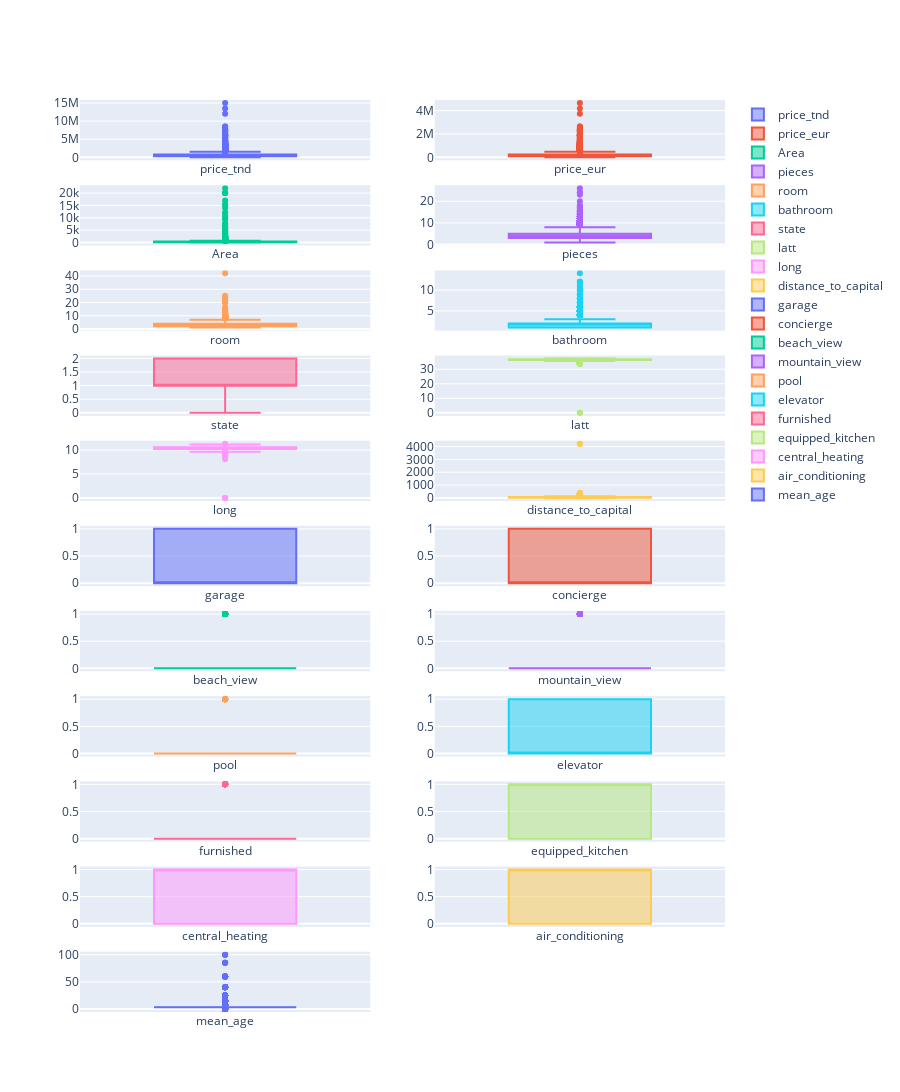

Source (notebook cell):
### Code cell
# checking numerical columns for outliers using boxplot
import plotly.graph_objects as go
from plotly.subplots import make_subplots

fig = go.Figure()
fig = make_subplots(rows=int(np.ceil(len(numerical_cols)/2)), cols=2)

for col in numerical_cols:
    r_num = int(numerical_cols.index(col)/2) + 1
    c_num = int(numerical_cols.index(col)%2) + 1
    fig.add_trace(go.Box(y=df[col], name=col), row=r_num, col=c_num)
fig.update_layout(height=3200, width=900)
fig.show()

### Figure 1 — Plotly figure (JSON) as saved in the notebook; plotly's stock layout.template omitted (floating-point values rounded to 4 significant figures; data arrays with more than 128 entries replaced by an {"elided": "..."} marker saying what was removed)
{"data": [{"name": "price_tnd", "type": "box", "xaxis": "x", "y": {"elided": "5688 int values"}, "yaxis": "y"}, {"name": "price_eur", "type": "box", "xaxis": "x2", "y": {"elided": "5688 float values"}, "yaxis": "y2"}, {"name": "Area", "type": "box", "xaxis": "x3", "y": {"elided": "5688 int values"}, "yaxis": "y3"}, {"name": "pieces", "type": "box", "xaxis": "x4", "y": {"elided": "5688 int values"}, "yaxis": "y4"}, {"name": "room", "type": "box", "xaxis": "x5", "y": {"elided": "5688 int values"}, "yaxis": "y5"}, {"name": "bathroom", "type": "box", "xaxis": "x6", "y": {"elided": "5688 int values"}, "yaxis": "y6"}, {"name": "state", "type": "box", "xaxis": "x7", "y": {"elided": "5688 int values"}, "yaxis": "y7"}, {"name": "latt", "type": "box", "xaxis": "x8", "y": {"elided": "5688 float values"}, "yaxis": "y8"}, {"name": "long", "type": "box", "xaxis": "x9", "y": {"elided": "5688 float values"}, "yaxis": "y9"}, {"name": "distance_to_capital", "type": "box", "xaxis": "x10", "y": {"elided": "5688 float values"}, "yaxis": "y10"}, {"name": "garage", "type": "box", "xaxis": "x11", "y": {"elided": "5688 int values"}, "yaxis": "y11"}, {"name": "concierge", "type": "box", "xaxis": "x12", "y": {"elided": "5688 int values"}, "yaxis": "y12"}, {"name": "beach_view", "type": "box", "xaxis": "x13", "y": {"elided": "5688 int values"}, "yaxis": "y13"}, {"name": "mountain_view", "type": "box", "xaxis": "x14", "y": {"elided": "5688 int values"}, "yaxis": "y14"}, {"name": "pool", "type": "box", "xaxis": "x15", "y": {"elided": "5688 int values"}, "yaxis": "y15"}, {"name": "elevator", "type": "box", "xaxis": "x16", "y": {"elided": "5688 int values"}, "yaxis": "y16"}, {"name": "furnished", "type": "box", "xaxis": "x17", "y": {"elided": "5688 int values"}, "yaxis": "y17"}, {"name": "equipped_kitchen", "type": "box", "xaxis": "x18", "y": {"elided": "5688 int values"}, "yaxis": "y18"}, {"name": "central_heating", "type": "box", "xaxis": "x19", "y": {"elided": "5688 int values"}, "yaxis": "y19"}, {"name": "air_conditioning", "type": "box", "xaxis": "x20", "y": {"elided": "5688 int values"}, "yaxis": "y20"}, {"name": "mean_age", "type": "box", "xaxis": "x21", "y": {"elided": "5688 float values"}, "yaxis": "y21"}], "layout": {"height": 3200, "width": 900, "xaxis": {"anchor": "y", "domain": [0, 0.45]}, "xaxis10": {"anchor": "y10", "domain": [0.55, 1]}, "xaxis11": {"anchor": "y11", "domain": [0, 0.45]}, "xaxis12": {"anchor": "y12", "domain": [0.55, 1]}, "xaxis13": {"anchor": "y13", "domain": [0, 0.45]}, "xaxis14": {"anchor": "y14", "domain": [0.55, 1]}, "xaxis15": {"anchor": "y15", "domain": [0, 0.45]}, "xaxis16": {"anchor": "y16", "domain": [0.55, 1]}, "xaxis17": {"anchor": "y17", "domain": [0, 0.45]}, "xaxis18": {"anchor": "y18", "domain": [0.55, 1]}, "xaxis19": {"anchor": "y19", "domain": [0, 0.45]}, "xaxis2": {"anchor": "y2", "domain": [0.55, 1]}, "xaxis20": {"anchor": "y20", "domain": [0.55, 1]}, "xaxis21": {"anchor": "y21", "domain": [0, 0.45]}, "xaxis22": {"anchor": "y22", "domain": [0.55, 1]}, "xaxis3": {"anchor": "y3", "domain": [0, 0.45]}, "xaxis4": {"anchor": "y4", "domain": [0.55, 1]}, "xaxis5": {"anchor": "y5", "domain": [0, 0.45]}, "xaxis6": {"anchor": "y6", "domain": [0.55, 1]}, "xaxis7": {"anchor": "y7", "domain": [0, 0.45]}, "xaxis8": {"anchor": "y8", "domain": [0.55, 1]}, "xaxis9": {"anchor": "y9", "domain": [0, 0.45]}, "yaxis": {"anchor": "x", "domain": [0.9339, 1]}, "yaxis10": {"anchor": "x10", "domain": [0.5603, 0.6264]}, "yaxis11": {"anchor": "x11", "domain": [0.4669, 0.5331]}, "yaxis12": {"anchor": "x12", "domain": [0.4669, 0.5331]}, "yaxis13": {"anchor": "x13", "domain": [0.3736, 0.4397]}, "yaxis14": {"anchor": "x14", "domain": [0.3736, 0.4397]}, "yaxis15": {"anchor": "x15", "domain": [0.2802, 0.3463]}, "yaxis16": {"anchor": "x16", "domain": [0.2802, 0.3463]}, "yaxis17": {"anchor": "x17", "domain": [0.1868, 0.2529]}, "yaxis18": {"anchor": "x18", "domain": [0.1868, 0.2529]}, "yaxis19": {"anchor": "x19", "domain": [0.09339, 0.1595]}, "yaxis2": {"anchor": "x2", "domain": [0.9339, 1]}, "yaxis20": {"anchor": "x20", "domain": [0.09339, 0.1595]}, "yaxis21": {"anchor": "x21", "domain": [0, 0.06612]}, "yaxis22": {"anchor": "x22", "domain": [0, 0.06612]}, "yaxis3": {"anchor": "x3", "domain": [0.8405, 0.9066]}, "yaxis4": {"anchor": "x4", "domain": [0.8405, 0.9066]}, "yaxis5": {"anchor": "x5", "domain": [0.7471, 0.8132]}, "yaxis6": {"anchor": "x6", "domain": [0.7471, 0.8132]}, "yaxis7": {"anchor": "x7", "domain": [0.6537, 0.7198]}, "yaxis8": {"anchor": "x8", "domain": [0.6537, 0.7198]}, "yaxis9": {"anchor": "x9", "domain": [0.5603, 0.6264]}}}
